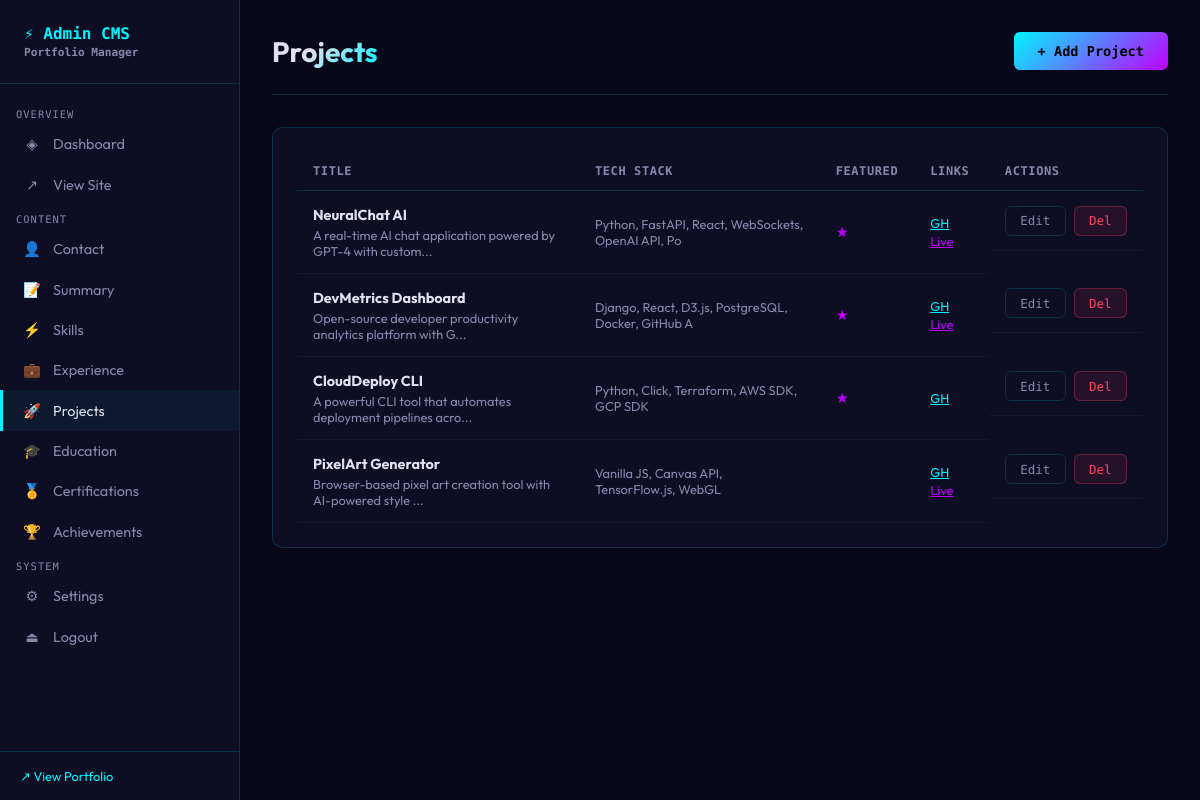
/admin/projects (signed in), run on an earlier commit of the app's database.
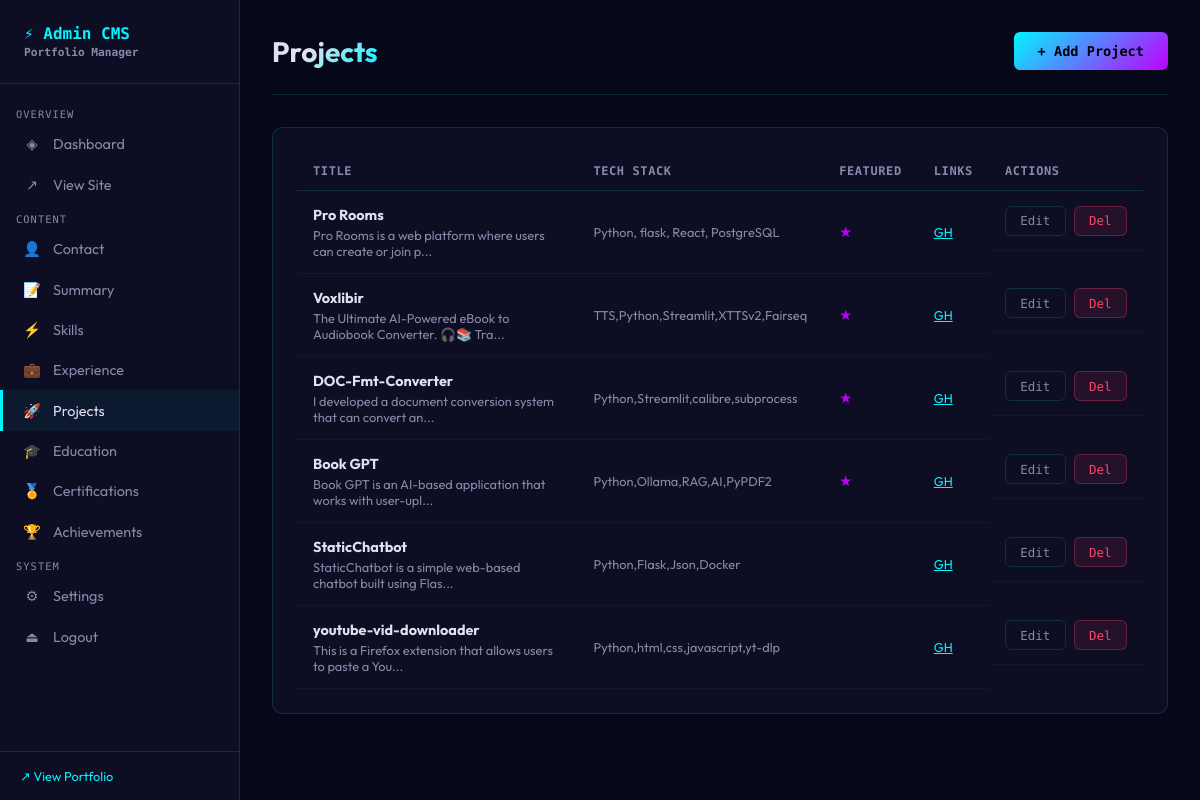
And on a later commit of the database.
### tables this page shows
CREATE TABLE projects (
        id INTEGER PRIMARY KEY,
        title TEXT NOT NULL, description TEXT, tech_stack TEXT,
        github_url TEXT, live_url TEXT, image_url TEXT,
        featured INTEGER DEFAULT 0, order_index INTEGER DEFAULT 0
    );

### app/routes/admin.py (the view)
@admin_bp.route('/projects')
@login_required
def projects():
    db = get_db(current_app.config['DB_PATH'])
    items = db.execute("SELECT * FROM projects ORDER BY order_index").fetchall()
    db.close()
    return render_template('admin/projects.html', items=[dict(i) for i in items])

### app/db.py (called while the page is built)
def get_db(db_path):
    conn = sqlite3.connect(db_path)
    conn.row_factory = sqlite3.Row
    conn.execute("PRAGMA journal_mode=WAL")
    return conn

### app/routes/admin.py (called while the page is built)
@admin_bp.context_processor
def inject_settings():
    try:
        db = get_db(current_app.config['DB_PATH'])
        settings = {r['key']: r['value'] for r in db.execute("SELECT key,value FROM site_settings").fetchall()}
        db.close()
        return dict(settings=settings)
    except:
        return dict(settings={})

def login_required(f):
    @wraps(f)
    def decorated(*args, **kwargs):
        if not session.get('admin_logged_in'):
            return redirect(url_for('admin.login'))
        return f(*args, **kwargs)
    return decorated

### app/templates/admin/projects.html (shortened to what this page needs)
{% extends 'admin/base.html' %}
{% block content %}
<div class="page-header">
  <div><div class="page-title">Projects</div></div>
  <button class="btn btn-primary" onclick="document.getElementById('modal').classList.add('open')">+ Add Project</button>
</div>
<div class="card">
  <div class="table-wrap">
    <table>
      <thead><tr><th>Title</th><th>Tech Stack</th><th>Featured</th><th>Links</th><th>Actions</th></tr></thead>
      <tbody>
        {% for item in items %}
        <tr>
          <td><strong>{{ item.title }}</strong><div style="font-size:.8rem;color:var(--text-dim);margin-top:.2rem">{{ (item.description or '')[:60] }}...</div></td>
          <td style="font-size:.8rem;color:var(--text-dim)">{{ (item.tech_stack or '')[:50] }}</td>
          <td>{% if item.featured %}<span style="color:var(--secondary)">★</span>{% endif %}</td>
          <td>{% if item.github_url %}<a href="{{ item.github_url }}" target="_blank" style="color:var(--accent);font-size:.8rem">GH</a>{% endif %} {% if item.live_url %}<a href="{{ item.live_url }}" target="_blank" style="color:var(--secondary);font-size:.8rem">Live</a>{% endif %}</td>
          <td class="td-actions">
            <button class="btn btn-sm btn-ghost" onclick='editProject({{ item|tojson }})'>Edit</button>
            <form method="POST" action="/admin/projects/delete/{{ item.id }}" onsubmit="return confirm('Delete?')"><button type="submit" class="btn btn-sm btn-danger">Del</button></form>
          </td>
        </tr>
        {% endfor %}
      </tbody>
    </table>
  </div>
</div>
{% endblock %}

### app/templates/admin/base.html (shortened to what this page needs)
<!DOCTYPE html>
<html lang="en">
<head>
</head>
<body>
  <aside class="sidebar">
    <div class="sidebar-brand">⚡ Admin CMS <span>Portfolio Manager</span></div>
    <nav class="sidebar-nav">
      <div class="nav-section">Overview</div>
      <a href="/admin/" class="sidebar-link {% if request.endpoint == 'admin.dashboard' %}active{% endif %}">
        <span class="icon">◈</span><span>Dashboard</span>
      </a>
      <a href="/" target="_blank" class="sidebar-link"><span class="icon">↗</span><span>View Site</span></a>
      <div class="nav-section">Content</div>
      <a href="/admin/contact" class="sidebar-link {% if 'contact' in request.endpoint %}active{% endif %}"><span
          class="icon">👤</span><span>Contact</span></a>
      <a href="/admin/summary" class="sidebar-link {% if 'summary' in request.endpoint %}active{% endif %}"><span
          class="icon">📝</span><span>Summary</span></a>
      <a href="/admin/skills" class="sidebar-link {% if 'skill' in request.endpoint %}active{% endif %}"><span
          class="icon">⚡</span><span>Skills</span></a>
      <a href="/admin/experience" class="sidebar-link {% if 'experience' in request.endpoint %}active{% endif %}"><span
          class="icon">💼</span><span>Experience</span></a>
      <a href="/admin/projects" class="sidebar-link {% if 'project' in request.endpoint %}active{% endif %}"><span
          class="icon">🚀</span><span>Projects</span></a>
      <a href="/admin/education" class="sidebar-link {% if 'education' in request.endpoint %}active{% endif %}"><span
          class="icon">🎓</span><span>Education</span></a>
      <a href="/admin/certifications"
        class="sidebar-link {% if 'certification' in request.endpoint %}active{% endif %}"><span
          class="icon">🏅</span><span>Certifications</span></a>
      <a href="/admin/achievements"
        class="sidebar-link {% if 'achievement' in request.endpoint %}active{% endif %}"><span
          class="icon">🏆</span><span>Achievements</span></a>
      <div class="nav-section">System</div>
      <a href="/admin/settings" class="sidebar-link {% if 'settings' in request.endpoint %}active{% endif %}"><span
          class="icon">⚙</span><span>Settings</span></a>
      <a href="/admin/logout" class="sidebar-link"><span class="icon">⏏</span><span>Logout</span></a>
    </nav>
    <div class="sidebar-footer"><a href="/" target="_blank">↗ View Portfolio</a></div>
  </aside>
  <main class="main">
    {% block content %}{% endblock %}
  </main>
</body>
</html>

### app/templates/admin/base.html (style rules this page uses)
:root { --accent: #00f5ff; --secondary: #bf00ff; --bg: #07071a; --bg2: #0d0d24; --bg3: #12122e; --text: #e0e0f0; --text-dim: #8888aa; --border: rgba(0, 245, 255, 0.15); --success: #00cc88; --error: #ff4466; --font-mono: 'Space Mono', monospace; --font: 'Outfit', sans-serif; --r: 10px; }
*, *::before, *::after { box-sizing: border-box; margin: 0; padding: 0; }
body { font-family: var(--font); background: var(--bg); color: var(--text); min-height: 100vh; display: flex; }
.sidebar { width: 240px; background: var(--bg2); border-right: 1px solid var(--border); display: flex; flex-direction: column; position: fixed; height: 100vh; z-index: 10; }
.sidebar-brand { padding: 1.5rem; font-family: var(--font-mono); font-size: 1rem; font-weight: 700; border-bottom: 1px solid var(--border); color: var(--accent); }
.sidebar-brand span { color: var(--text-dim); font-size: 0.7rem; display: block; margin-top: 0.2rem; }
.sidebar-nav { flex: 1; padding: 1rem 0; overflow-y: auto; }
.nav-section { padding: 0.5rem 1rem 0.25rem; font-size: 0.65rem; color: var(--text-dim); text-transform: uppercase; letter-spacing: 0.1em; font-family: var(--font-mono); }
.sidebar-link { display: flex; align-items: center; gap: 0.75rem; padding: 0.7rem 1.25rem; color: var(--text-dim); text-decoration: none; font-size: 0.9rem; transition: all 0.2s; border-left: 3px solid transparent; }
.sidebar-link:hover, .sidebar-link.active { color: var(--text); background: rgba(0, 245, 255, 0.05); border-left-color: var(--accent); }
.sidebar-link .icon { width: 18px; text-align: center; }
.sidebar-footer { padding: 1rem 1.25rem; border-top: 1px solid var(--border); font-size: 0.8rem; color: var(--text-dim); }
.sidebar-footer a { color: var(--accent); text-decoration: none; }
.main { margin-left: 240px; flex: 1; padding: 2rem; min-height: 100vh; }
.page-header { display: flex; justify-content: space-between; align-items: center; margin-bottom: 2rem; padding-bottom: 1.5rem; border-bottom: 1px solid var(--border); }
.page-title { font-size: 1.75rem; font-weight: 700; background: linear-gradient(135deg, var(--text) 40%, var(--accent)); -webkit-background-clip: text; -webkit-text-fill-color: transparent; background-clip: text; }
.card { background: var(--bg2); border: 1px solid var(--border); border-radius: var(--r); padding: 1.5rem; margin-bottom: 1.5rem; }
.btn { padding: 0.7rem 1.5rem; border-radius: 6px; font-family: var(--font-mono); font-size: 0.85rem; cursor: pointer; text-decoration: none; display: inline-flex; align-items: center; gap: 0.5rem; border: none; transition: all 0.2s; }
.btn-primary { background: linear-gradient(135deg, var(--accent), var(--secondary)); color: #000; font-weight: 700; }
.btn-ghost { background: transparent; color: var(--text-dim); border: 1px solid var(--border); }
.btn-danger { background: rgba(255, 68, 102, 0.1); color: var(--error); border: 1px solid rgba(255, 68, 102, 0.3); }
.btn-sm { padding: 0.4rem 0.9rem; font-size: 0.78rem; }
.table-wrap { overflow-x: auto; }
table { width: 100%; border-collapse: collapse; }
th { padding: 0.75rem 1rem; text-align: left; font-family: var(--font-mono); font-size: 0.75rem; color: var(--text-dim); border-bottom: 1px solid var(--border); text-transform: uppercase; letter-spacing: 0.05em; }
td { padding: 0.9rem 1rem; border-bottom: 1px solid rgba(255, 255, 255, 0.04); font-size: 0.9rem; vertical-align: middle; }
.td-actions { display: flex; gap: 0.5rem; }

What changed in the data, as far as the page shows it:
removed projects: title "PixelArt Generator", description "Browser-based pixel art creation tool with AI-powered style", tech_stack "Vanilla JS, Canvas API, TensorFlow.js, WebGL"
changed projects: title "NeuralChat AI" → "Pro Rooms"; description "A real-time AI chat application powered by GPT-4 with custom" → "Pro Rooms is a web platform where users can create or join p"; tech_stack "Python, FastAPI, React, WebSockets, OpenAI API, Po" → "Python, flask, React, PostgreSQL"; no longer shows "Live"
changed projects: title "DevMetrics Dashboard" → "Voxlibir"; description "Open-source developer productivity analytics platform with G" → "The Ultimate AI-Powered eBook to Audiobook Converter. 🎧📚 Tra"; tech_stack "Django, React, D3.js, PostgreSQL, Docker, GitHub A" → "TTS,Python,Streamlit,XTTSv2,Fairseq"; no longer shows "Live"
changed projects: title "CloudDeploy CLI" → "DOC-Fmt-Converter"; description "A powerful CLI tool that automates deployment pipelines acro" → "I developed a document conversion system that can convert an"; tech_stack "Python, Click, Terraform, AWS SDK, GCP SDK" → "Python,Streamlit,calibre,subprocess"
added projects: title "Book GPT", description "Book GPT is an AI-based application that works with user-upl", tech_stack "Python,Ollama,RAG,AI,PyPDF2"
added projects: title "StaticChatbot", description "StaticChatbot is a simple web-based chatbot built using Flas", tech_stack "Python,Flask,Json,Docker"
added projects: title "youtube-vid-downloader", description "This is a Firefox extension that allows users to paste a You", tech_stack "Python,html,css,javascript,yt-dlp"
